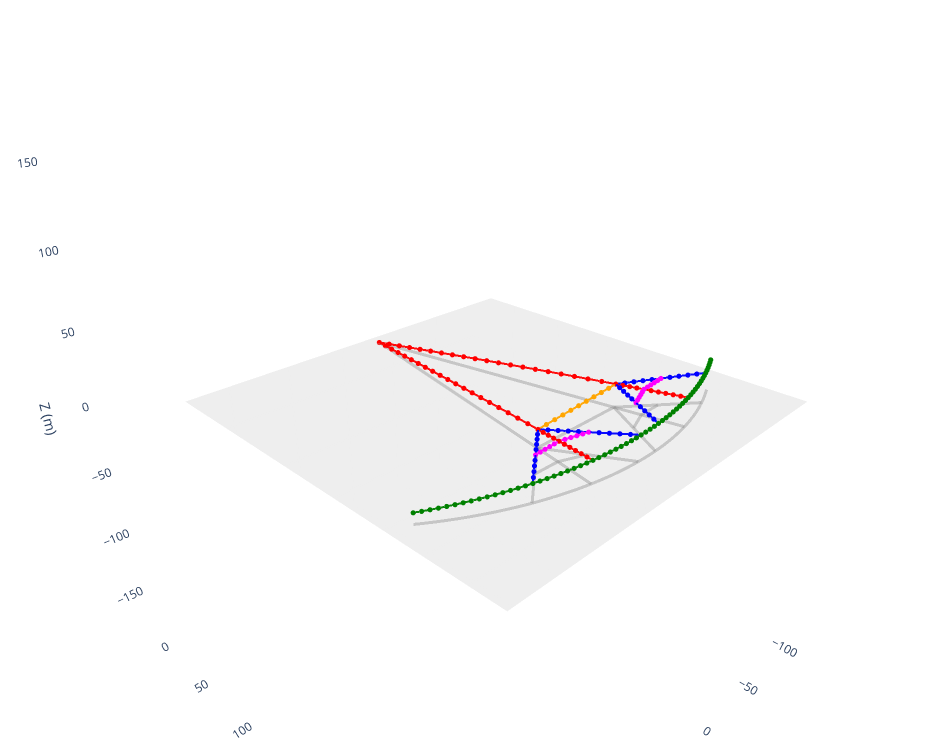
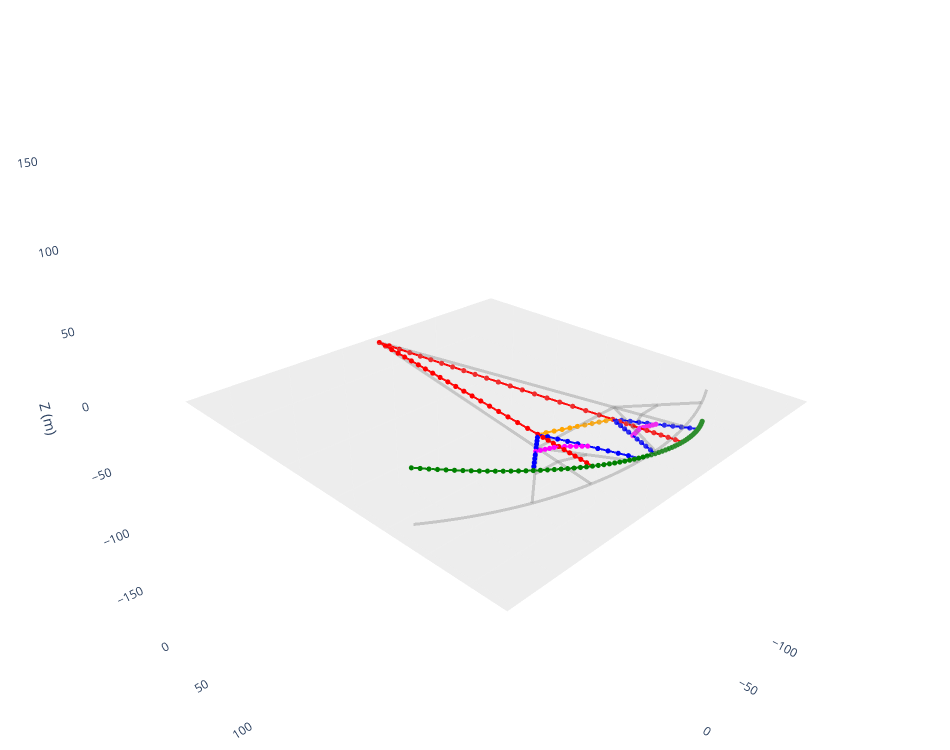
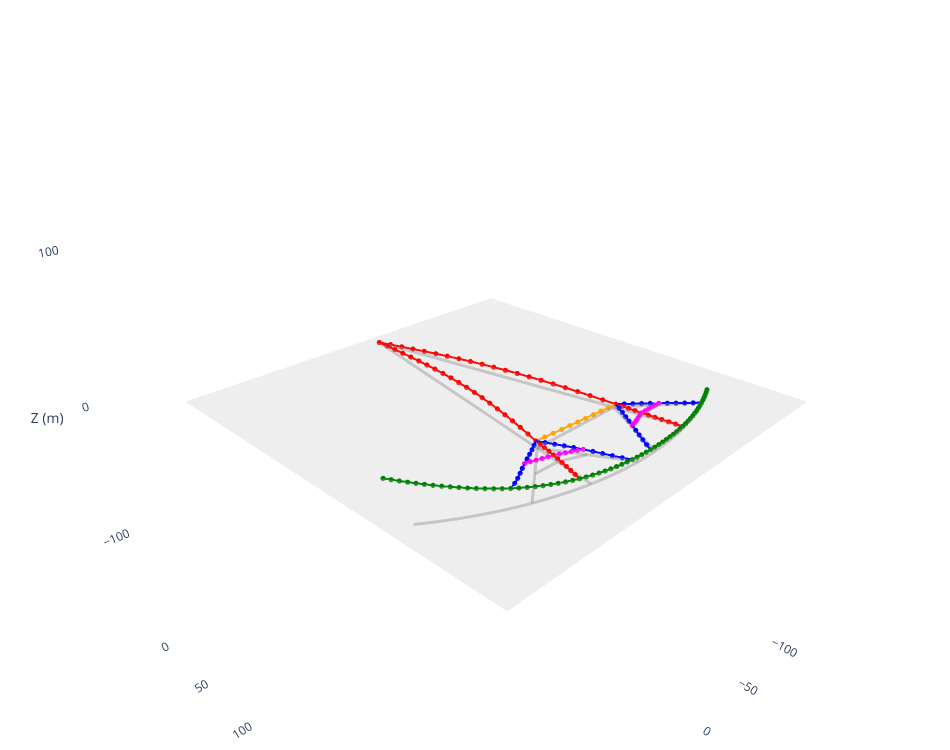
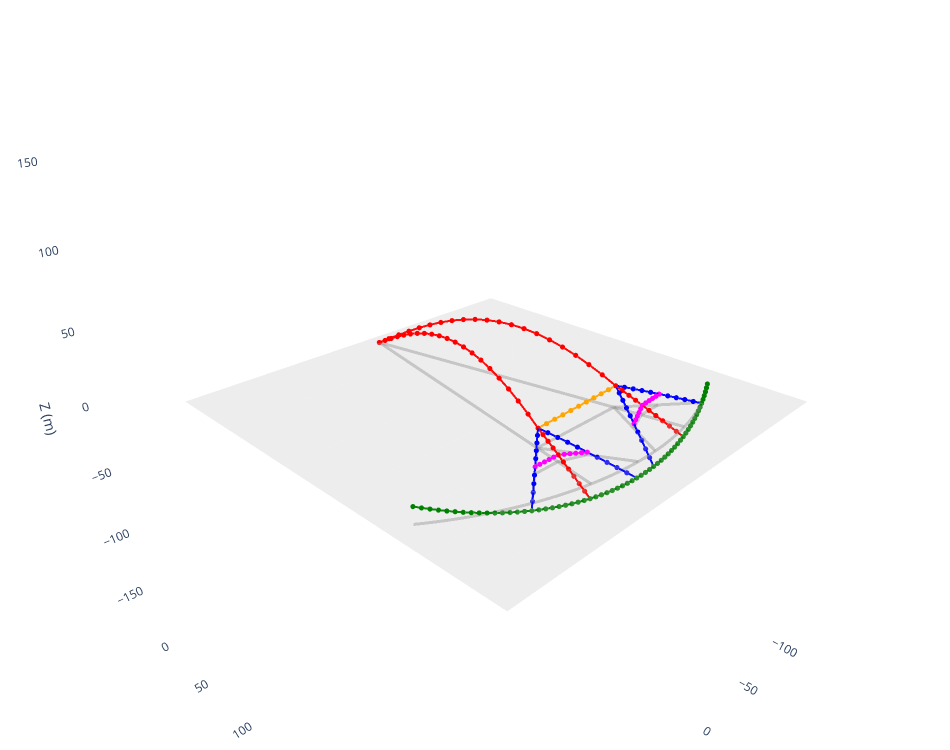

Notebook code for these charts, in order:
### Code cell
# ---------------- COLOR RULES ----------------
def element_color(i):
    if i < 60:
        return "red"
    elif i < 70:
        return "orange"
    elif i < 130:
        return "green"
    elif i < 170:
        return "blue"
    else:
        return "magenta"

element_colors = [element_color(i) for i in range(len(element_nodes))]

# ---------------- NODE COLORS ----------------
node_colors = ["black"] * len(nodes)

for i, (nA, nB) in enumerate(element_nodes):

    col = element_colors[i]

    node_colors[nA - 1] = col
    node_colors[nB - 1] = col

    if i in [130, 140, 150, 160]:
        node_colors[nA - 1] = "red"
    if i in [139, 149, 159, 169]:
        node_colors[nB - 1] = "green"
    if i in [170, 185]:
        node_colors[nA - 1] = "red"


# ---------------- SETTINGS ----------------
modes_to_plot = 10
scale = 100000

nodes = np.array(nodes)
eigvecs_disp_full = np.array(eigvecs_disp_full)

# -------- FIXED AXES (ZOOMED IN VERSION) --------
min_x, max_x = nodes[:,0].min(), nodes[:,0].max()
min_y, max_y = nodes[:,1].min(), nodes[:,1].max()
min_z, max_z = nodes[:,2].min(), nodes[:,2].max()

Lmax = max(max_x-min_x, max_y-min_y, max_z-min_z)

mid_x = (min_x + max_x)/2
mid_y = (min_y + max_y)/2
mid_z = (min_z + max_z)/2

# 🔥 ZOOM FACTOR (smaller = more zoom)
zoom = 0.7 * Lmax   # was 1.0 before effectively → now zoomed in

xr = [mid_x - zoom, mid_x + zoom]
yr = [mid_y - zoom, mid_y + zoom]
zr = [mid_z - zoom, mid_z + zoom]


# ==========================================================
# LOOP OVER MODES
# ==========================================================
for i in range(modes_to_plot):

    mode_disp = eigvecs_disp_full[:, i].reshape(-1, 3)
    U = nodes + scale * mode_disp

    traces = []

    # ======================================================
    # REFERENCE PLANE
    # ======================================================
    x_grid = np.linspace(xr[0], xr[1], 15)
    y_grid = np.linspace(yr[0], yr[1], 15)

    x_grid, y_grid = np.linspace(-130, 150), np.linspace(-10, 270)

    Xg, Yg = np.meshgrid(x_grid, y_grid)
    Zg = np.zeros_like(Xg)

    plane = go.Surface(
        x=Xg,
        y=Yg,
        z=Zg,
        showscale=False,
        opacity=0.25,
        colorscale=[[0, "rgb(170,170,170)"], [1, "rgb(170,170,170)"]],
        contours={"z": {"show": True, "color": "black", "width": 1}},
        hoverinfo="skip"
    )
    traces.append(plane)

    # ======================================================
    # UNDEFORMED STRUCTURE
    # ======================================================
    for e, (nA, nB) in enumerate(element_nodes):
        p1 = nodes[nA - 1]
        p2 = nodes[nB - 1]

        traces.append(
            go.Scatter3d(
                x=[p1[0], p2[0]],
                y=[p1[1], p2[1]],
                z=[p1[2], p2[2]],
                mode="lines",
                line=dict(color="grey", width=6),
                opacity=0.35,
                showlegend=False
            )
        )

    # ======================================================
    # DEFORMED STRUCTURE
    # ======================================================
    for e, (nA, nB) in enumerate(element_nodes):
        p1 = U[nA - 1]
        p2 = U[nB - 1]

        traces.append(
            go.Scatter3d(
                x=[p1[0], p2[0]],
                y=[p1[1], p2[1]],
                z=[p1[2], p2[2]],
                mode="lines",
                line=dict(color=element_colors[e], width=4),
                opacity=0.95,
                showlegend=False
            )
        )

    # ======================================================
    # NODES
    # ======================================================
    traces.append(
        go.Scatter3d(
            x=U[:,0],
            y=U[:,1],
            z=U[:,2],
            mode="markers",
            marker=dict(size=3, color=node_colors),
            showlegend=False
        )
    )

    # ======================================================
    # LEGEND
    # ======================================================
    legend_traces = [
        go.Scatter3d(x=[None], y=[None], z=[None], mode="lines",
                     line=dict(color="lightgrey", width=6),
                     name="Undeformed structure"),

        go.Scatter3d(x=[None], y=[None], z=[None], mode="lines",
                     line=dict(color="red", width=4),
                     name="Primary trusses"),

        go.Scatter3d(x=[None], y=[None], z=[None], mode="lines",
                     line=dict(color="orange", width=4),
                     name="Connecting truss"),

        go.Scatter3d(x=[None], y=[None], z=[None], mode="lines",
                     line=dict(color="green", width=4),
                     name="Retaining wall"),

        go.Scatter3d(x=[None], y=[None], z=[None], mode="lines",
                     line=dict(color="blue", width=4),
                     name="Connection system"),

        go.Scatter3d(x=[None], y=[None], z=[None], mode="lines",
                     line=dict(color="magenta", width=4),
                     name="Bracing elements")
    ]

    fig = go.Figure(data=traces + legend_traces)

    # ======================================================
    # LAYOUT (ZOOMED CAMERA TOO)
    # ======================================================
    fig.update_layout(
        # title=dict(
        #     text=f"Mode {i+1}",
        #     x=0.5,
        #     font=dict(size=22)
        # ),
        width=950,
        height=750,
        paper_bgcolor="white",
        showlegend=False,
        legend=dict(
            x=0.4, y=0.8,
            bgcolor="rgba(255,255,255,0.85)",
            bordercolor="lightgrey",
            borderwidth=1
        ),
        scene=dict(
            xaxis=dict(title="X (m)", range=xr, showbackground=False),
            yaxis=dict(title="Y (m)", range=yr, showbackground=False),
            zaxis=dict(title="Z (m)", range=zr, showbackground=False),

            aspectmode="manual",
            aspectratio=dict(x=1, y=1, z=1),

            # 🔥 CAMERA ZOOM (IMPORTANT)
            camera=dict(
                eye=dict(x=1, y=1, z=0.7)
            )
        ),
        margin=dict(l=10, r=10, b=10, t=60)
    )
    fig.show()
